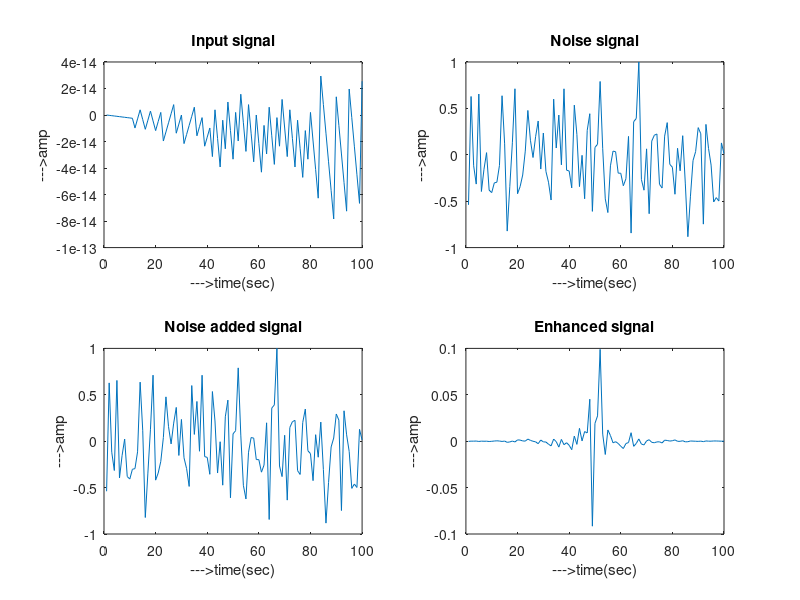

Recreate this plot in MATLAB.
%adaptiv filter
clc;clear all;close all;

f=input('Enter the frequency of the signal, f=');

fs=input('Enter the sampling frequency(>=2f). fs=');

% Generation of input signal

x=sin(2*pi*(f/fs)*[0:99]);

% Generation of noise

n=randn(1,100);

nn=max(abs(n));

n=n/nn;

%output signal

y=x+n;

% Filter

h=fir1 (99,0.25);

xs=y.*h;

e=x-xs;
pp=1;

ee=abs(e);

ee=max(ee);

while(ee>0.1)

for i=1:100

hp(i)=h(i)+2*0.025*y(i).*e(i);

h(i)=hp(i);

xs(i)=y(i).*h(i);

e(i)=x(i)-xs(i);

end

pp=pp+1;

ee=abs(e);

ee=max(ee);

end

figure,

subplot (2,2,1)

plot (x)

title('Input signal')

xlabel('--->time(sec)')

ylabel ('--->amp')

subplot(2,2,2)

plot (n)

title ('Noise signal')

xlabel('--->time(sec)')

ylabel('--->amp')

subplot (2,2,3)

plot(y)

title ('Noise added signal')

xlabel('--->time(sec)')

ylabel('--->amp')

subplot (2,2,4)

plot(xs)

title ('Enhanced signal')

xlabel('--->time(sec)')

ylabel('--->amp')
